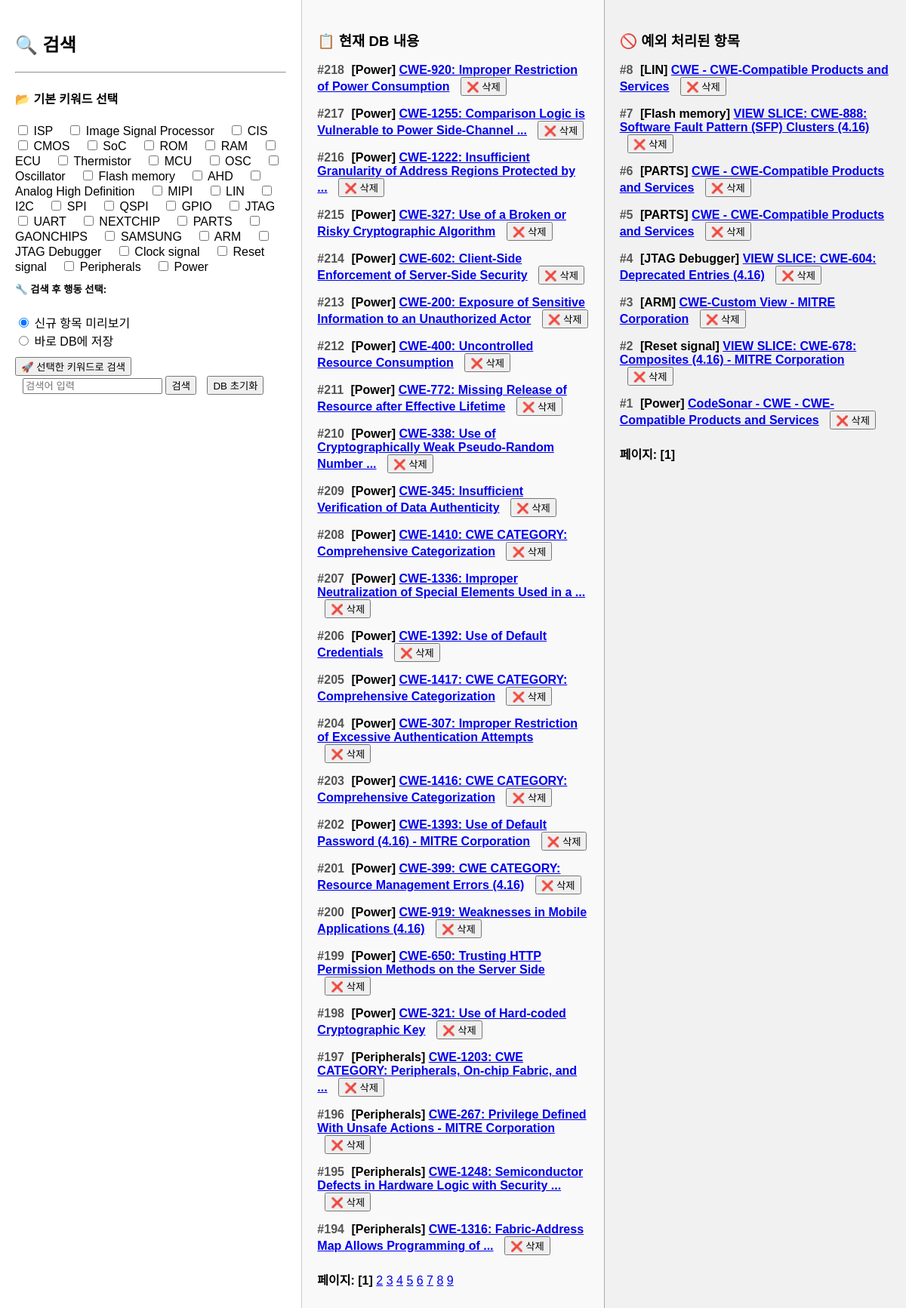
Screenshot of /search with the database file from the repository.
### tables this page shows
CREATE TABLE cwe_results (
            id INTEGER PRIMARY KEY AUTOINCREMENT,
            keyword TEXT,
            title TEXT,
            link TEXT UNIQUE,
            description TEXT,
            mitigation TEXT,
            created_at TIMESTAMP DEFAULT CURRENT_TIMESTAMP
        );

CREATE TABLE cwe_excluded (
            id INTEGER PRIMARY KEY AUTOINCREMENT,
            keyword TEXT,
            title TEXT,
            link TEXT UNIQUE,
            created_at TIMESTAMP DEFAULT CURRENT_TIMESTAMP
        );

### app.py (the view, shortened to what this page needs)
@app.route("/", methods=["GET"])
@app.route("/search", methods=["GET", "POST"])
def search():
    new_results = []
    page = int(request.args.get("page", 1))
    excluded_page_raw = request.args.get("excluded_page", "1")
    excluded_page = int(excluded_page_raw) if excluded_page_raw.isdigit() else 1
    db_results, total_pages, total_items = fetch_from_db(page)
    excluded_results, excluded_total_pages, excluded_total_items = fetch_excluded_from_db(excluded_page)
    enumerated_results = [
        (total_items - ((page - 1) * PER_PAGE + idx), keyword, title, link)
        for idx, (keyword, title, link) in enumerate(db_results)
    ]
    enumerated_excluded = [
        (excluded_total_items - ((page - 1) * PER_PAGE + idx), keyword, title, link)
        for idx, (keyword, title, link) in enumerate(excluded_results)
    ]
    return render_template("result.html",
        results=enumerated_results,
        page=page,
        total_pages=total_pages,
        new_results=new_results,
        default_keywords=default_keywords,
        excluded=enumerated_excluded,
        excluded_total_pages=excluded_total_pages,
        excluded_page=excluded_page  # ✅ 이 줄 추가
    )

### app.py (called while the page is built)
def fetch_from_db(page, per_page=PER_PAGE):
    conn = sqlite3.connect("cwe.db")
    c = conn.cursor()
    offset = (page - 1) * per_page
    c.execute("SELECT COUNT(*) FROM cwe_results")
    total = c.fetchone()[0]
    total_pages = math.ceil(total / per_page)
    c.execute("SELECT keyword, title, link FROM cwe_results ORDER BY created_at DESC LIMIT ? OFFSET ?", (per_page, offset))
    results = c.fetchall()
    conn.close()
    return results, total_pages, total

### model.py (called while the page is built)
def fetch_excluded_from_db(page, per_page=30):
    conn = sqlite3.connect("cwe.db")
    c = conn.cursor()
    offset = (page - 1) * per_page
    c.execute("SELECT COUNT(*) FROM cwe_excluded")
    total = c.fetchone()[0]
    total_pages = math.ceil(total / per_page)
    c.execute("SELECT keyword, title, link FROM cwe_excluded ORDER BY id DESC LIMIT ? OFFSET ?", (per_page, offset))
    results = c.fetchall()
    conn.close()
    return results, total_pages, total

### templates/result.html (shortened to what this page needs)
<!DOCTYPE html>
<html>
<head>
</head>
<body>
    <div class="main">
        <h2>🔍 검색</h2>
        <hr>
        <form action="{{ url_for('search_selected') }}" method="POST">
            <h4>📂 기본 키워드 선택</h4>
            {% for kw in default_keywords %}
                <label style="margin-right: 15px;">
                    <input type="checkbox" name="keywords" value="{{ kw }}"> {{ kw }}
                </label>
            {% endfor %}
            <h5 style="margin-top: 10px;">🔧 검색 후 행동 선택:</h5>
            <label><input type="radio" name="mode" value="preview" checked> 신규 항목 미리보기</label><br>
            <label><input type="radio" name="mode" value="save"> 바로 DB에 저장</label>
            <br>
            <button type="submit" style="margin-top: 10px;">🚀 선택한 키워드로 검색</button>
        </form>
        <form action="{{ url_for('search') }}" method="POST" style="display: inline; margin-left: 10px;">
            <input type="text" name="keyword" placeholder="검색어 입력" required>
            <button type="submit">검색</button>
        </form>
        <form action="{{ url_for('reset_db') }}" method="POST" style="display: inline; margin-left: 10px;">
            <button type="submit" onclick="return confirm('정말로 DB를 초기화할까요?')">DB 초기화</button>
        </form>
    </div>
    <div class="sidebar">
        <h3>📋 현재 DB 내용</h3>
        {% for no, keyword, title, link in results %}
            <div class="cwe-item">
                <div class="cwe-title">
                    <span class="cwe-no">#{{ no }}</span>
                    [{{ keyword }}] <a href="{{ link }}" target="_blank">{{ title }}</a>
                    <form method="POST" action="{{ url_for('delete') }}" style="display:inline;" onsubmit="return confirm('정말 삭제하시겠습니까?');">
                        <button type="submit" style="margin-left: 10px;">❌ 삭제</button>
                    </form>
                </div>
            </div>
        {% endfor %}
        <div style="margin-top: 20px;">
            <strong>페이지:</strong>
            {% for p in range(1, total_pages + 1) %}
                {% if p == page %}
                    <strong>[{{ p }}]</strong>
                {% else %}
                    <a href="{{ url_for('search', page=p, excluded_page=excluded_page) }}">{{ p }}</a>
                {% endif %}
            {% endfor %}
        </div>
    </div>
    <div class="excluded">
        <h3>🚫 예외 처리된 항목</h3>
        {% for no, keyword, title, link in excluded %}
            <div class="cwe-item">
                <div class="cwe-title">
                    <span class="cwe-no">#{{ no }}</span>
                    [{{ keyword }}] <a href="{{ link }}" target="_blank">{{ title }}</a>
                    <form method="POST" action="{{ url_for('delete_excluded') }}" style="display:inline;" onsubmit="return confirm('예외 항목을 삭제할까요?');">
                        <button type="submit" style="margin-left: 10px;">❌ 삭제</button>
                    </form>
                </div>
            </div>
        {% endfor %}
        <div style="margin-top: 20px;">
            <strong>페이지:</strong>
            {% for p in range(1, excluded_total_pages + 1) %}
                {% if p == excluded_page %}
                    <strong>[{{ p }}]</strong>
                {% else %}
                    <a href="{{ url_for('search', page=page, excluded_page=p) }}">{{ p }}</a>
                {% endif %}
            {% endfor %}
        </div>
    </div>
</body>
</html>

### templates/result.html (style rules this page uses)
body { display: flex; margin: 0; font-family: Arial, sans-serif; }
.main, .sidebar, .excluded { flex: 1; padding: 20px; height: 100vh; overflow-y: auto; }
.sidebar { border-left: 1px solid #ccc; background-color: #f9f9f9; }
.excluded { border-left: 1px solid #aaa; background-color: #f1f1f1; }
.cwe-item { margin-bottom: 15px; }
.cwe-title { font-weight: bold; }
.cwe-no { font-weight: bold; margin-right: 5px; color: #555; }

### rows the page displays
cwe_results: no "218", keyword "Power", title "CWE-920: Improper Restriction of Power Consumption"
cwe_results: no "217", keyword "Power", title "CWE-1255: Comparison Logic is Vulnerable to Power Side-Channel ..."
cwe_results: no "216", keyword "Power", title "CWE-1222: Insufficient Granularity of Address Regions Protected by ..."
cwe_results: no "215", keyword "Power", title "CWE-327: Use of a Broken or Risky Cryptographic Algorithm"
cwe_results: no "214", keyword "Power", title "CWE-602: Client-Side Enforcement of Server-Side Security"
cwe_results: no "213", keyword "Power", title "CWE-200: Exposure of Sensitive Information to an Unauthorized Actor"
cwe_results: id "212", keyword "Power", title "CWE-400: Uncontrolled Resource Consumption"
cwe_results: no "211", keyword "Power", title "CWE-772: Missing Release of Resource after Effective Lifetime"
cwe_results: no "210", keyword "Power", title "CWE-338: Use of Cryptographically Weak Pseudo-Random Number ..."
cwe_results: no "209", keyword "Power", title "CWE-345: Insufficient Verification of Data Authenticity"
cwe_results: no "208", keyword "Power", title "CWE-1410: CWE CATEGORY: Comprehensive Categorization"
cwe_results: no "207", keyword "Power", title "CWE-1336: Improper Neutralization of Special Elements Used in a ..."
cwe_results: no "206", keyword "Power", title "CWE-1392: Use of Default Credentials"
cwe_results: no "205", keyword "Power", title "CWE-1417: CWE CATEGORY: Comprehensive Categorization"
cwe_results: no "204", keyword "Power", title "CWE-307: Improper Restriction of Excessive Authentication Attempts"
cwe_results: no "203", keyword "Power", title "CWE-1416: CWE CATEGORY: Comprehensive Categorization"
cwe_results: no "202", keyword "Power", title "CWE-1393: Use of Default Password (4.16) - MITRE Corporation"
cwe_results: no "201", keyword "Power", title "CWE-399: CWE CATEGORY: Resource Management Errors (4.16)"
cwe_results: no "200", keyword "Power", title "CWE-919: Weaknesses in Mobile Applications (4.16)"
cwe_results: no "199", keyword "Power", title "CWE-650: Trusting HTTP Permission Methods on the Server Side"
cwe_results: no "198", keyword "Power", title "CWE-321: Use of Hard-coded Cryptographic Key"
cwe_results: no "197", keyword "Peripherals", title "CWE-1203: CWE CATEGORY: Peripherals, On-chip Fabric, and ..."
cwe_results: no "196", keyword "Peripherals", title "CWE-267: Privilege Defined With Unsafe Actions - MITRE Corporation"
cwe_results: no "195", keyword "Peripherals", title "CWE-1248: Semiconductor Defects in Hardware Logic with Security ..."
cwe_results: no "194", keyword "Peripherals", title "CWE-1316: Fabric-Address Map Allows Programming of ..."
cwe_excluded: id "8", keyword "LIN", title "CWE - CWE-Compatible Products and Services"
cwe_excluded: id "7", keyword "Flash memory", title "VIEW SLICE: CWE-888: Software Fault Pattern (SFP) Clusters (4.16)"
cwe_excluded: id "6", keyword "PARTS", title "CWE - CWE-Compatible Products and Services"
cwe_excluded: id "5", keyword "PARTS", title "CWE - CWE-Compatible Products and Services"
cwe_excluded: id "4", keyword "JTAG Debugger", title "VIEW SLICE: CWE-604: Deprecated Entries (4.16)"
cwe_excluded: id "3", keyword "ARM", title "CWE-Custom View - MITRE Corporation"
cwe_excluded: id "2", keyword "Reset signal", title "VIEW SLICE: CWE-678: Composites (4.16) - MITRE Corporation"
cwe_excluded: id "1", keyword "Power", title "CodeSonar - CWE - CWE-Compatible Products and Services"

### other values shown
{{ kw }} "ISP" "Image Signal Processor" "CIS" "CMOS" "SoC" "ROM" "RAM" "ECU" "Thermistor" "MCU" "OSC" "Oscillator" "Flash memory" "AHD" "Analog High Definition" "MIPI" "LIN" "I2C" "SPI" "QSPI" "GPIO" "JTAG" "UART" "NEXTCHIP" "PARTS" "GAONCHIPS" "SAMSUNG" "ARM" "JTAG Debugger" "Clock signal" "Reset signal" "Peripherals" "Power"
{{ p }} "1"
{{ p }} "2" "3" "4" "5" "6" "7" "8" "9"
